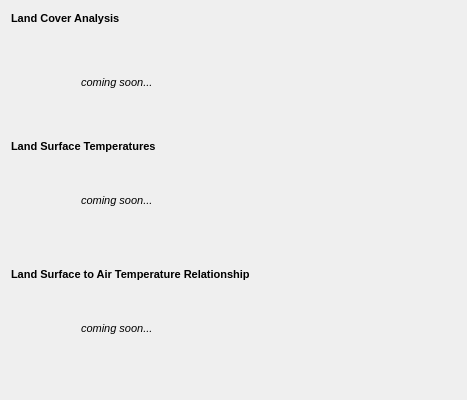
            <widget class="QWidget" name="scrollAreaWidgetContents_8">
             <property name="geometry">
              <rect>
               <x>0</x>
               <y>0</y>
               <width>463</width>
               <height>396</height>
              </rect>
             </property>
             <layout class="QVBoxLayout" name="verticalLayout_13">
              <item>
               <widget class="QLabel" name="lcov_title">
                <property name="minimumSize">
                 <size>
                  <width>445</width>
                  <height>16</height>
                 </size>
                </property>
                <property name="maximumSize">
                 <size>
                  <width>16777215</width>
                  <height>16</height>
                 </size>
                </property>
                <property name="text">
                 <string>&lt;!DOCTYPE HTML PUBLIC &quot;-//W3C//DTD HTML 4.0//EN&quot; &quot;http://www.w3.org/TR/REC-html40/strict.dtd&quot;&gt;
&lt;html&gt;&lt;head&gt;&lt;meta name=&quot;qrichtext&quot; content=&quot;1&quot; /&gt;&lt;style type=&quot;text/css&quot;&gt;
p, li { white-space: pre-wrap; }
&lt;/style&gt;&lt;/head&gt;&lt;body style=&quot; font-family:'MS Shell Dlg 2'; font-size:8.25pt; font-weight:400; font-style:normal;&quot;&gt;
&lt;p style=&quot; margin-top:0px; margin-bottom:0px; margin-left:0px; margin-right:0px; -qt-block-indent:0; text-indent:0px;&quot;&gt;&lt;span style=&quot; font-size:8pt; font-weight:600;&quot;&gt;Land Cover Analysis&lt;/span&gt;&lt;/p&gt;&lt;/body&gt;&lt;/html&gt;</string>
                </property>
               </widget>
              </item>
              <item>
               <widget class="QWidget" name="lcov_widget" native="true">
                <property name="minimumSize">
                 <size>
                  <width>0</width>
                  <height>100</height>
                 </size>
                </property>
                <widget class="QLabel" name="comingsoon_3">
                 <property name="geometry">
                  <rect>
                   <x>70</x>
                   <y>40</y>
                   <width>111</width>
                   <height>20</height>
                  </rect>
                 </property>
                 <property name="text">
                  <string>&lt;!DOCTYPE HTML PUBLIC &quot;-//W3C//DTD HTML 4.0//EN&quot; &quot;http://www.w3.org/TR/REC-html40/strict.dtd&quot;&gt;
&lt;html&gt;&lt;head&gt;&lt;meta name=&quot;qrichtext&quot; content=&quot;1&quot; /&gt;&lt;style type=&quot;text/css&quot;&gt;
p, li { white-space: pre-wrap; }
&lt;/style&gt;&lt;/head&gt;&lt;body style=&quot; font-family:'MS Shell Dlg 2'; font-size:8.25pt; font-weight:400; font-style:normal;&quot;&gt;
&lt;p style=&quot; margin-top:0px; margin-bottom:0px; margin-left:0px; margin-right:0px; -qt-block-indent:0; text-indent:0px;&quot;&gt;&lt;span style=&quot; font-size:8pt; font-style:italic;&quot;&gt;coming soon...&lt;/span&gt;&lt;/p&gt;&lt;/body&gt;&lt;/html&gt;</string>
                 </property>
                </widget>
               </widget>
              </item>
              <item>
               <widget class="QLabel" name="lst_title">
                <property name="minimumSize">
                 <size>
                  <width>445</width>
                  <height>16</height>
                 </size>
                </property>
                <property name="maximumSize">
                 <size>
                  <width>16777215</width>
                  <height>16</height>
                 </size>
                </property>
                <property name="text">
                 <string>&lt;!DOCTYPE HTML PUBLIC &quot;-//W3C//DTD HTML 4.0//EN&quot; &quot;http://www.w3.org/TR/REC-html40/strict.dtd&quot;&gt;
&lt;html&gt;&lt;head&gt;&lt;meta name=&quot;qrichtext&quot; content=&quot;1&quot; /&gt;&lt;style type=&quot;text/css&quot;&gt;
p, li { white-space: pre-wrap; }
&lt;/style&gt;&lt;/head&gt;&lt;body style=&quot; font-family:'MS Shell Dlg 2'; font-size:8.25pt; font-weight:400; font-style:normal;&quot;&gt;
&lt;p style=&quot; margin-top:0px; margin-bottom:0px; margin-left:0px; margin-right:0px; -qt-block-indent:0; text-indent:0px;&quot;&gt;&lt;span style=&quot; font-size:8pt; font-weight:600;&quot;&gt;Land Surface Temperatures&lt;/span&gt;&lt;/p&gt;&lt;/body&gt;&lt;/html&gt;</string>
                </property>
               </widget>
              </item>
              <item>
               <widget class="QWidget" name="lst_widget" native="true">
                <property name="minimumSize">
                 <size>
                  <width>0</width>
                  <height>100</height>
                 </size>
                </property>
                <widget class="QLabel" name="comingsoon_2">
                 <property name="geometry">
                  <rect>
                   <x>70</x>
                   <y>30</y>
                   <width>111</width>
                   <height>20</height>
                  </rect>
                 </property>
                 <property name="text">
                  <string>&lt;!DOCTYPE HTML PUBLIC &quot;-//W3C//DTD HTML 4.0//EN&quot; &quot;http://www.w3.org/TR/REC-html40/strict.dtd&quot;&gt;
&lt;html&gt;&lt;head&gt;&lt;meta name=&quot;qrichtext&quot; content=&quot;1&quot; /&gt;&lt;style type=&quot;text/css&quot;&gt;
p, li { white-space: pre-wrap; }
&lt;/style&gt;&lt;/head&gt;&lt;body style=&quot; font-family:'MS Shell Dlg 2'; font-size:8.25pt; font-weight:400; font-style:normal;&quot;&gt;
&lt;p style=&quot; margin-top:0px; margin-bottom:0px; margin-left:0px; margin-right:0px; -qt-block-indent:0; text-indent:0px;&quot;&gt;&lt;span style=&quot; font-size:8pt; font-style:italic;&quot;&gt;coming soon...&lt;/span&gt;&lt;/p&gt;&lt;/body&gt;&lt;/html&gt;</string>
                 </property>
                </widget>
               </widget>
              </item>
              <item>
               <widget class="QLabel" name="lstat_title">
                <property name="minimumSize">
                 <size>
                  <width>445</width>
                  <height>16</height>
                 </size>
                </property>
                <property name="maximumSize">
                 <size>
                  <width>16777215</width>
                  <height>16</height>
                 </size>
                </property>
                <property name="text">
                 <string>&lt;!DOCTYPE HTML PUBLIC &quot;-//W3C//DTD HTML 4.0//EN&quot; &quot;http://www.w3.org/TR/REC-html40/strict.dtd&quot;&gt;
&lt;html&gt;&lt;head&gt;&lt;meta name=&quot;qrichtext&quot; content=&quot;1&quot; /&gt;&lt;style type=&quot;text/css&quot;&gt;
p, li { white-space: pre-wrap; }
&lt;/style&gt;&lt;/head&gt;&lt;body style=&quot; font-family:'MS Shell Dlg 2'; font-size:8.25pt; font-weight:400; font-style:normal;&quot;&gt;
&lt;p style=&quot; margin-top:0px; margin-bottom:0px; margin-left:0px; margin-right:0px; -qt-block-indent:0; text-indent:0px;&quot;&gt;&lt;span style=&quot; font-size:8pt; font-weight:600;&quot;&gt;Land Surface to Air Temperature Relationship&lt;/span&gt;&lt;/p&gt;&lt;/body&gt;&lt;/html&gt;</string>
                </property>
               </widget>
              </item>
              <item>
               <widget class="QWidget" name="lstat_widget" native="true">
                <property name="minimumSize">
                 <size>
                  <width>0</width>
                  <height>100</height>
                 </size>
                </property>
                <widget class="QLabel" name="comingsoon_1">
                 <property name="geometry">
                  <rect>
                   <x>70</x>
                   <y>30</y>
                   <width>111</width>
                   <height>20</height>
                  </rect>
                 </property>
                 <property name="text">
                  <string>&lt;!DOCTYPE HTML PUBLIC &quot;-//W3C//DTD HTML 4.0//EN&quot; &quot;http://www.w3.org/TR/REC-html40/strict.dtd&quot;&gt;
&lt;html&gt;&lt;head&gt;&lt;meta name=&quot;qrichtext&quot; content=&quot;1&quot; /&gt;&lt;style type=&quot;text/css&quot;&gt;
p, li { white-space: pre-wrap; }
&lt;/style&gt;&lt;/head&gt;&lt;body style=&quot; font-family:'MS Shell Dlg 2'; font-size:8.25pt; font-weight:400; font-style:normal;&quot;&gt;
&lt;p style=&quot; margin-top:0px; margin-bottom:0px; margin-left:0px; margin-right:0px; -qt-block-indent:0; text-indent:0px;&quot;&gt;&lt;span style=&quot; font-size:8pt; font-style:italic;&quot;&gt;coming soon...&lt;/span&gt;&lt;/p&gt;&lt;/body&gt;&lt;/html&gt;</string>
                 </property>
                </widget>
               </widget>
              </item>
             </layout>
            </widget>
